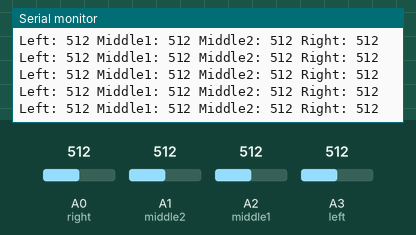
Recording of a sketch running on a simulated Arduino Uno, built with avr-gcc and run on an emulated ATmega328P. On the bench: the last lines printed to the serial monitor. The test bench sets the inputs (shaded band); at power-on: A0 (right) = 512, A2 (middle1) = 512, A1 (middle2) = 512, A3 (left) = 512.

Above: at 1.2 s.
1.3 s: A0 (right) set to 109
At 1.41 s:
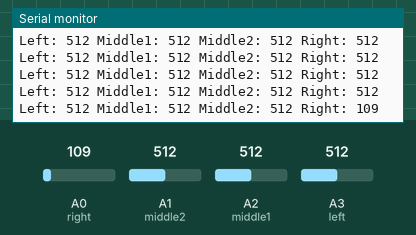
4.3 s: A0 (right) set to 91
At 4.31 s:
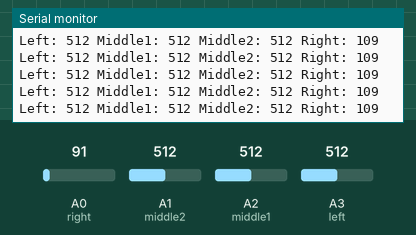
13.3 s: A2 (middle1) set to 111
At 13.31 s:
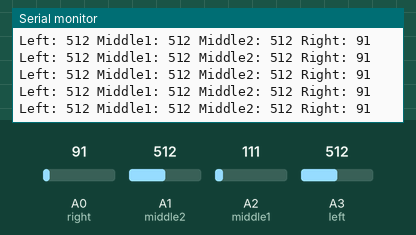
16.3 s: A2 (middle1) set to 90
At 16.34 s:
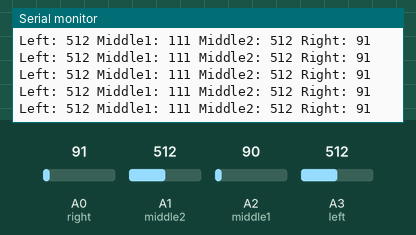
Timing chart, 0 to 19.3 s (numbered marks = the images above; inputs shaded):
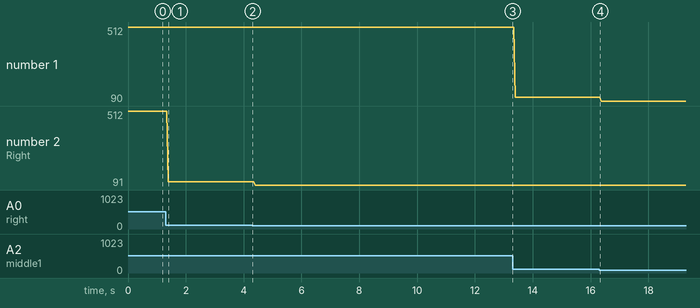

The sketch:

ktcambienhongngoai.ino
```cpp
#include <AFMotor.h>

#define left A3
#define middle1 A2
#define middle2 A1
#define right A0

void setup() {

  pinMode(left, INPUT);
  pinMode(middle1, INPUT);
  pinMode(middle2, INPUT);
  pinMode(right, INPUT);

  Serial.begin(9600);
}

void loop() {

  int leftValue = analogRead(left);
  int middle1Value = analogRead(middle1);
  int middle2Value = analogRead(middle2);
  int rightValue = analogRead(right);

  Serial.print("Left: ");
  Serial.print(leftValue);
  Serial.print(" Middle1: ");
  Serial.print(middle1Value);
  Serial.print(" Middle2: ");
  Serial.print(middle2Value);
  Serial.print(" Right: ");
  Serial.println(rightValue);

}
```

Measured:
- after the input at 1.3 s, the serial monitor: prints a new line after 0.10 s (image 1)
- plotted number 1: 512 → 111 after the input at 13.3 s, 111 → 90 after the input at 16.3 s
- plotted number 2: 512 → 109 after the input at 1.3 s, 109 → 91 after the input at 4.3 s
